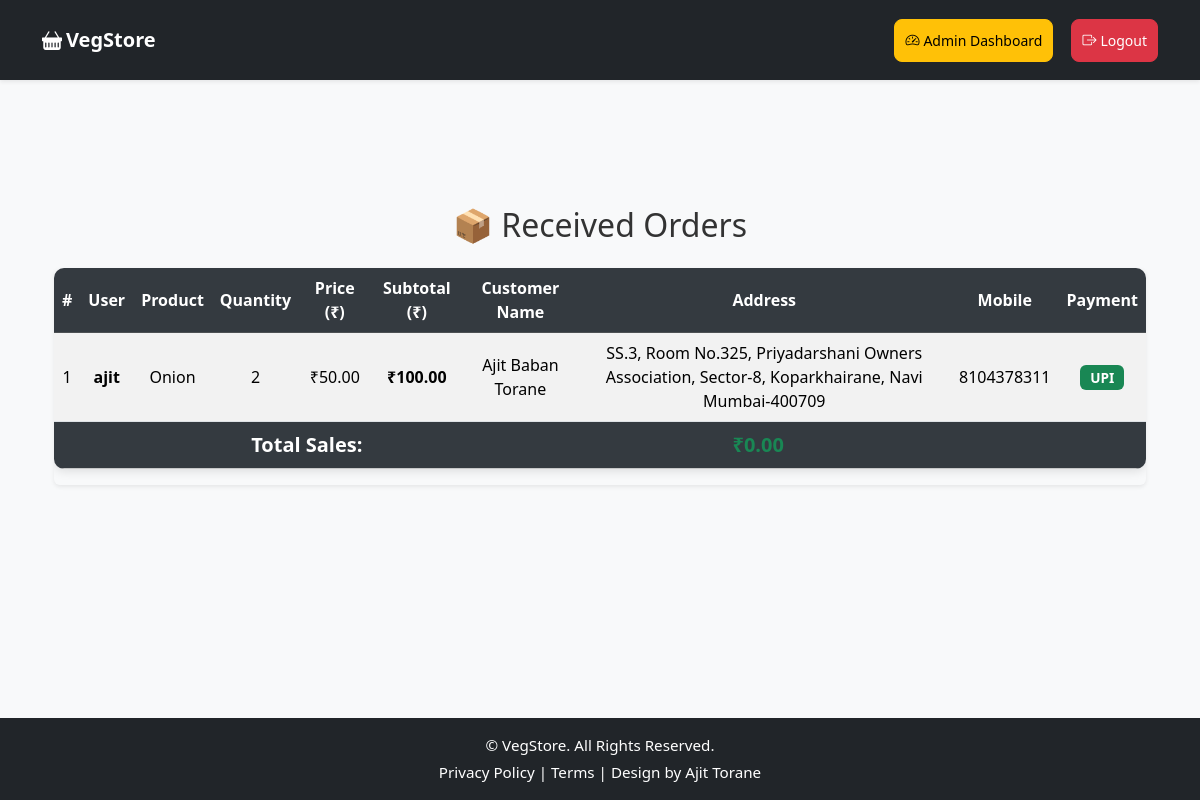
Page /admin/orders (signed in) on the earlier database version.
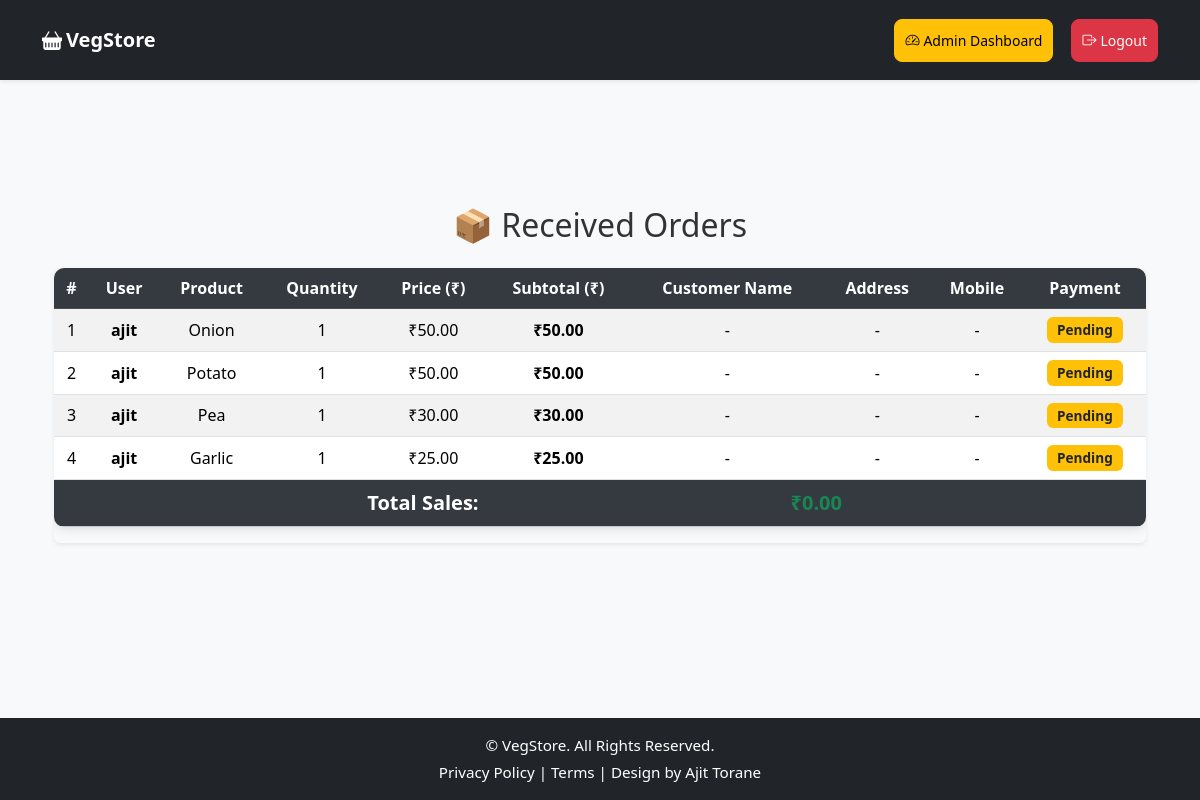
Same page on the later database version.
### app.py (models this page shows)
class Order(db.Model):
    id = db.Column(db.Integer, primary_key=True)
    user_id = db.Column(db.Integer, nullable=False)
    product_id = db.Column(db.Integer, nullable=False)
    quantity = db.Column(db.Integer, default=1)
    customer_name = db.Column(db.String(150))
    address = db.Column(db.Text)
    mobile = db.Column(db.String(15))
    payment_method = db.Column(db.String(20))

class User(UserMixin, db.Model):
    id = db.Column(db.Integer, primary_key=True)
    username = db.Column(db.String(150), unique=True, nullable=False)
    password = db.Column(db.String(255), nullable=False)
    is_admin = db.Column(db.Boolean, default=False)

class Product(db.Model):
    id = db.Column(db.Integer, primary_key=True)
    name = db.Column(db.String(150), nullable=False)
    price = db.Column(db.Float, nullable=False)
    image = db.Column(db.String(150), nullable=False)
    status = db.Column(db.String(20), nullable=False, default='available')  # available / upcoming

### app.py (the view)
@app.route('/admin/orders')
@admin_required
def admin_orders():
    orders = Order.query.all()
    products = {p.id: p for p in Product.query.all()}
    users = {u.id: u for u in User.query.all()}
    return render_template('admin_orders.html', orders=orders, products=products, users=users)

### app.py (called while the page is built)
@login_manager.user_loader
def load_user(user_id):
    return db.session.get(User, int(user_id))

def admin_required(f):
    @wraps(f)
    def wrapper(*args, **kwargs):
        if not current_user.is_authenticated or not current_user.is_admin:
            flash("Admin access required!", "danger")
            return redirect(url_for('admin_login'))
        return f(*args, **kwargs)
    return wrapper

@app.context_processor
def inject_cart_count():
    if current_user.is_authenticated and not current_user.is_admin:
        count = Order.query.filter_by(user_id=current_user.id).count()
    else:
        count = 0
    return dict(cart_count=count)

### templates/admin_orders.html
{% extends 'base.html' %}
{% block content %}
<div class="container mt-5">
    <h2 class="mb-4 text-center">📦 Received Orders</h2>
    {% if orders %}
    <div class="table-responsive shadow-sm rounded">
        <table class="table table-striped table-hover align-middle text-center">
            <thead class="table-dark text-white">
                <tr>
                    <th>#</th>
                    <th>User</th>
                    <th>Product</th>
                    <th>Quantity</th>
                    <th>Price (₹)</th>
                    <th>Subtotal (₹)</th>
                    <th>Customer Name</th>
                    <th>Address</th>
                    <th>Mobile</th>
                    <th>Payment</th>
                </tr>
            </thead>
            <tbody>
                {% set total_sales = 0 %}
                {% for order in orders %}
                    {% set p = products.get(order.product_id) %}
                    {% set u = users.get(order.user_id) %}
                    {% if p and u %}
                    {% set subtotal = p.price * order.quantity %}
                    {% set total_sales = total_sales + subtotal %}
                    <tr>
                        <td>{{ loop.index }}</td>
                        <td class="fw-semibold">{{ u.username }}</td>
                        <td>{{ p.name }}</td>
                        <td>{{ order.quantity }}</td>
                        <td>₹{{ "%.2f"|format(p.price) }}</td>
                        <td class="fw-bold">₹{{ "%.2f"|format(subtotal) }}</td>
                        <td>{{ order.customer_name or "-" }}</td>
                        <td>{{ order.address or "-" }}</td>
                        <td>{{ order.mobile or "-" }}</td>
                        <td>
                            {% if order.payment_method %}
                                <span class="badge bg-success">{{ order.payment_method }}</span>
                            {% else %}
                                <span class="badge bg-warning text-dark">Pending</span>
                            {% endif %}
                        </td>
                    </tr>
                    {% endif %}
                {% endfor %}
            </tbody>
            <tfoot class="table-light">
                <tr>
                    <th colspan="5" class="text-end fs-5">Total Sales:</th>
                    <th colspan="5" class="fs-5 text-success fw-bold">₹{{ "%.2f"|format(total_sales) }}</th>
                </tr>
            </tfoot>
        </table>
    </div>
    {% else %}
        <div class="alert alert-info text-center p-4 shadow-sm rounded">
            <h5 class="mb-2">No orders received yet.</h5>
            <p>Orders placed by customers will appear here.</p>
        </div>
    {% endif %}
</div>
{% endblock %}

### templates/base.html (shortened to what this page needs)
<!doctype html>
<html lang="en">
<head>
  <link href="https://cdn.jsdelivr.net/npm/bootstrap@5.3.2/dist/css/bootstrap.min.css" rel="stylesheet">
  <link href="https://cdn.jsdelivr.net/npm/bootstrap-icons@1.11.1/font/bootstrap-icons.css" rel="stylesheet">
  <link rel="stylesheet" href="{{ url_for('static', filename='css/style.css') }}">
</head>
<body class="bg-light">
<nav class="navbar navbar-expand-lg navbar-dark bg-dark shadow-sm">
  <div class="container">
    <a class="navbar-brand fw-bold d-flex align-items-center gap-1" href="{{ url_for('index') }}">
      <i class="bi bi-basket-fill"></i> VegStore
    </a>
    <div class="collapse navbar-collapse justify-content-end" id="navbarNav">
      <ul class="navbar-nav align-items-lg-center gap-2">
        {% if current_user.is_authenticated %}
          {% if current_user.is_admin %}
            <li class="nav-item">
              <a class="btn btn-warning btn-sm d-flex align-items-center gap-1"
                 href="{{ url_for('admin_dashboard') }}">
                <i class="bi bi-speedometer2"></i> Admin Dashboard
              </a>
            </li>
            <li class="nav-item">
              <a class="btn btn-danger btn-sm d-flex align-items-center gap-1"
                 href="{{ url_for('admin_logout') }}">
                <i class="bi bi-box-arrow-right"></i> Logout
              </a>
            </li>
          {% endif %}
        {% endif %}
      </ul>
    </div>
  </div>
</nav>
<main class="container my-5">
  {% block content %}{% endblock %}
</main>
<div class="toast-container position-fixed bottom-0 end-0 p-3">
</div>
<footer class="bg-dark text-white text-center py-3 w-100">
  <div class="container">
    <p class="mb-1">&copy; {{ current_year }} VegStore. All Rights Reserved.</p>
    <p class="mb-0">
      <a href="#" class="text-white text-decoration-none">Privacy Policy</a> |
      <a href="#" class="text-white text-decoration-none">Terms</a> |
      <a href="https://ajittportfolio.netlify.app/"
         target="_blank"
         class="text-white text-decoration-none">
        Design by Ajit Torane
      </a>
    </p>
  </div>
</footer>
</body>
</html>

### static/css/style.css (style rules this page uses)
* { box-sizing: border-box; }
body { font-family: 'Segoe UI', Tahoma, Geneva, Verdana, sans-serif; background-color: #f8f9fa; color: #333; margin: 0; padding: 0; min-height: 100vh; display: flex; flex-direction: column; }
.navbar { margin-bottom: 30px; box-shadow: 0 3px 10px rgba(0, 0, 0, 0.12); height: 80px; }
.navbar a.btn { margin-left: 10px; padding: 10px; }
.btn { border-radius: 8px; font-weight: 500; }
.btn-danger { transition: all 0.3s ease; }
.table { background: #fff; border-radius: 10px; overflow: hidden; box-shadow: 0 3px 10px rgba(0, 0, 0, 0.1); }
.table th { background: #343a40; color: #fff; font-weight: 600; }
.table td, .table th { vertical-align: middle !important; }
.badge { font-size: 0.85rem; padding: 6px 10px; font-weight: 600; border-radius: 6px; }
footer { margin-top: auto; background-color: #212529; color: #ffffff; min-height: 70px; display: flex; align-items: center; justify-content: center; font-size: 0.95rem; width: 100vw; margin-left: calc(-50vw + 50%); }
footer .container { padding: 0; }
footer a { color: #28a745; text-decoration: none; transition: color 0.3s ease; }

### templates/base.html (style rules this page uses)
body { min-height: 100vh; display: flex; flex-direction: column; }
main { flex: 1; }

Differences in the rows shown:
changed Order (number 1 of 4 on the later page): quantity "2" → "1"; subtotal "100.00" → "50.00"; customer_name "Ajit Baban Torane" → "-"; address "SS.3, Room No.325, Priyadarshani Owners Association, Sector-8, Koparkhairane, Navi Mumbai-400709" → "-"; mobile "8104378311" → "-"; payment_method "UPI" → (not shown); now shows "Pending"
added Order: {{ u.username }} "ajit", quantity "1", subtotal "50.00", customer_name "-", address "-", mobile "-", shows "Pending"
now on this page (row unchanged): Product: name "Potato", price "50.00"
added Order: {{ u.username }} "ajit", quantity "1", subtotal "30.00", customer_name "-", address "-", mobile "-", shows "Pending"
now on this page (row unchanged): Product: name "Pea", price "30.00"
added Order: {{ u.username }} "ajit", quantity "1", subtotal "25.00", customer_name "-", address "-", mobile "-", shows "Pending"
now on this page (row unchanged): Product: name "Garlic", price "25.00"
